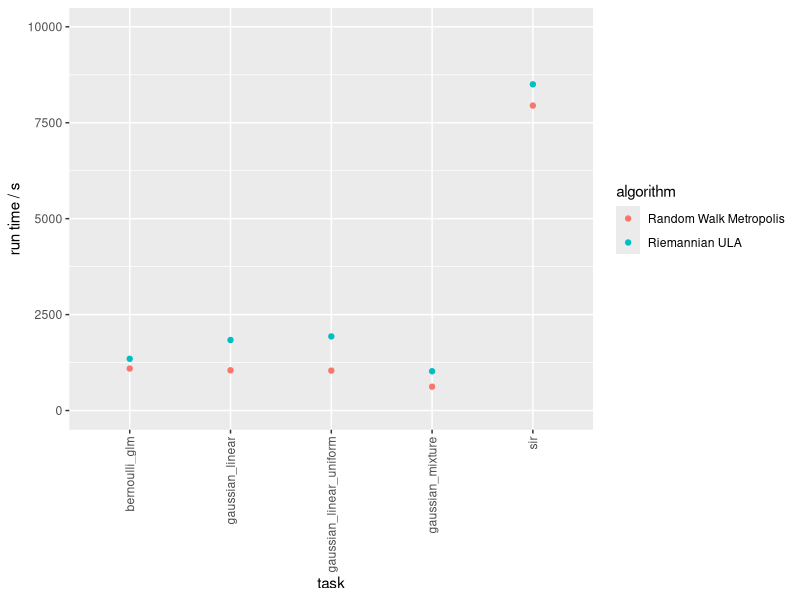
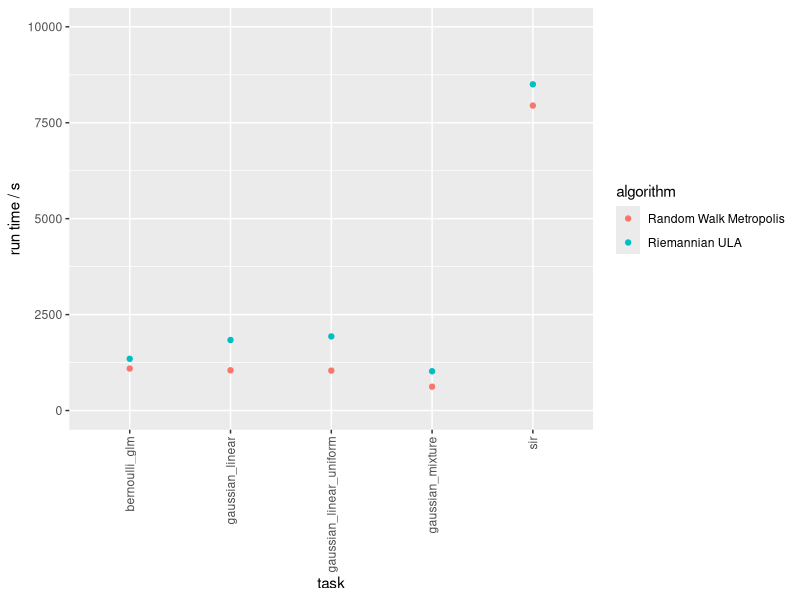

R code for these plots, in order:
library(tidyverse)

bsl_df = read_csv("results/bsl.csv")
bsl_df$algorithm = "Random Walk Metropolis"

rula_df = read_csv("results/rula.csv")
rula_df$algorithm = "Riemannian ULA"

df = bind_rows(bsl_df, rula_df)

ggplot(df, aes(y = run_time, x = task, col = algorithm)) +
  geom_point() +
  theme(axis.text.x = element_text(angle = 90, vjust = 0.5, hjust=1)) +
  labs(y = "run time / s") +
  lims(y = c(0, 10000))

ggsave("plots/run_times.png")


